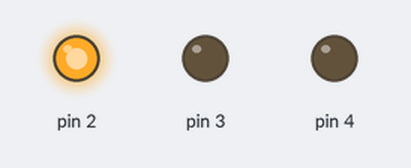
Recording of a sketch running on a simulated Arduino Uno, built with avr-gcc and run on an emulated ATmega328P. On the bench: output pins drawn as LEDs (lit = HIGH).

Above: at 0.7 s.
At 3.7 s:
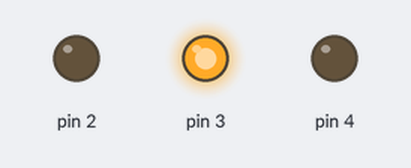
At 6.7 s:
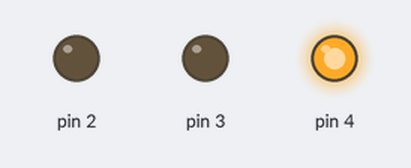
At 8.2 s:
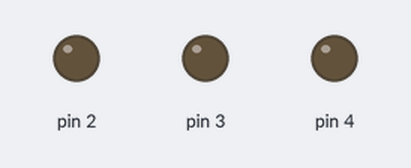
Timing chart, 0 to 11.7 s (numbered marks = the images above):
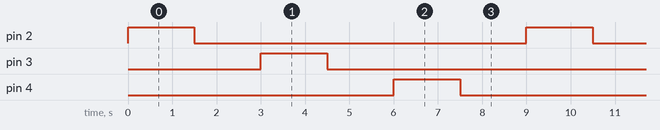

Measured:
- by itself, pin 2–4: alternates HIGH for 1.5 s and LOW for 7.5 s
- by itself, everything shown: repeats every 9.0 s, in 6 steps

The sketch:

BLINK_LED_ade_yulyana.ino
```cpp
/*
  Tugas Mapel Komputer Terapan "LED kedip - kedip berurutan"
  Nama     : Ade Yulyana
  Kelas    : XI TKJ 1
  No. Abs  : 02
 */

void setup() {
  //Sesuai dengan tugas saya mendapat pin awal 2, jadi :
  //saya akan membuat kedipan pin 2, 3 & 4
  pinMode(2, OUTPUT);
  pinMode(3, OUTPUT);
  pinMode(4, OUTPUT);
}

void loop() {
  digitalWrite(2, HIGH);   // LED 2 nyala
  delay(1500);
  digitalWrite(2, LOW);    // LED 2 redup
  delay(1500);
  digitalWrite(3, HIGH);   // LED 3 nyala
  delay(1500);
  digitalWrite(3, LOW);    // LED 3 redup
  delay(1500);
  digitalWrite(4, HIGH);   // LED 4 nyala
  delay(1500);
  digitalWrite(4, LOW);    // LED 4 redup
  delay(1500);
}
```
